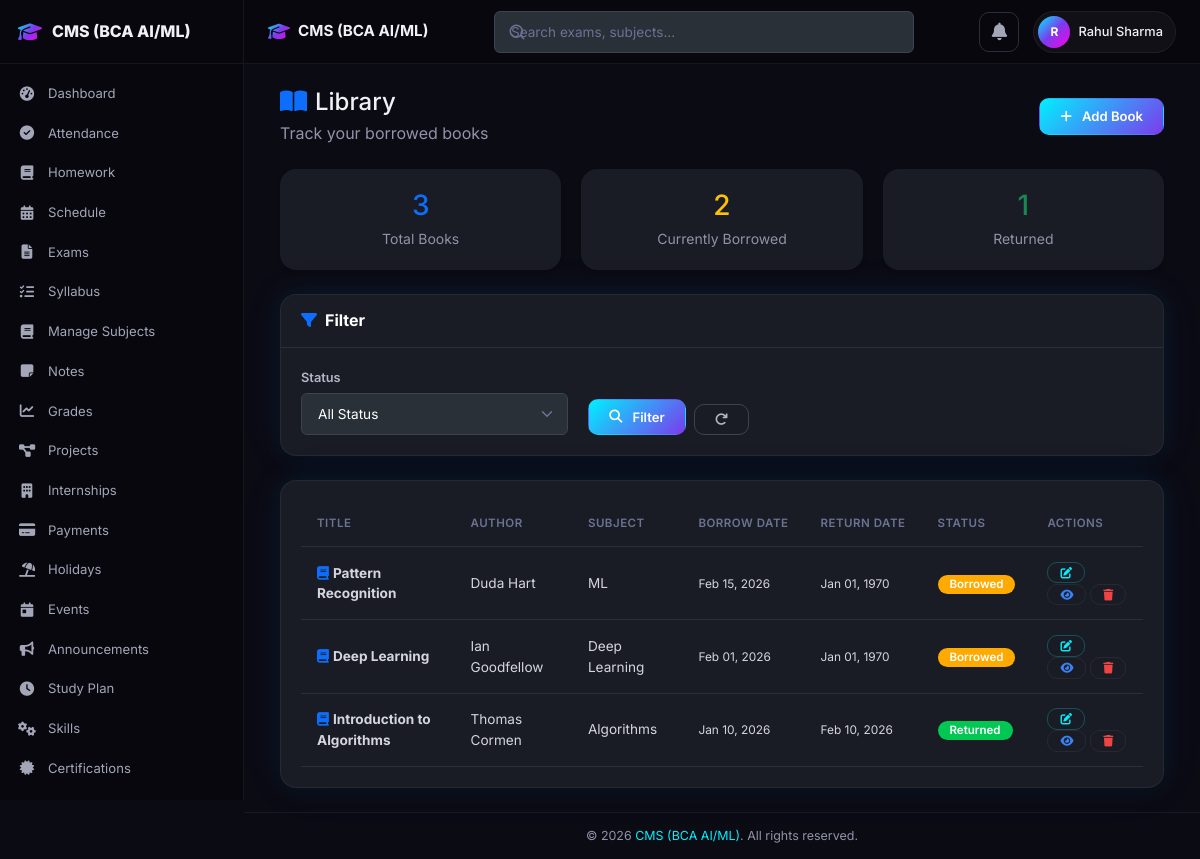
Screenshot of /library.php (signed in) with the database file from the repository.
### tables this page shows
CREATE TABLE IF NOT EXISTS books (
    id INT AUTO_INCREMENT PRIMARY KEY,
    user_id INT NOT NULL,
    title VARCHAR(200) NOT NULL,
    author VARCHAR(200) DEFAULT '',
    subject VARCHAR(100) DEFAULT '',
    borrow_date DATE NOT NULL,
    return_date DATE DEFAULT NULL,
    status ENUM('Borrowed', 'Returned') DEFAULT 'Borrowed',
    created_at TIMESTAMP DEFAULT CURRENT_TIMESTAMP,
    FOREIGN KEY (user_id) REFERENCES users(id) ON DELETE CASCADE,
    INDEX idx_books_user (user_id)
);

### includes/functions.php (called while the page is built, shortened)
<?php
function formatDate($date) {
    return date('M d, Y', strtotime($date));
}
function paginate($pdo, $table, $where, $params, $limit = 20, $pageKey = 'page') {
    $page = max(1, (int)($_GET[$pageKey] ?? 1));
    $countSql = "SELECT COUNT(*) FROM $table $where";
    $countStmt = $pdo->prepare($countSql);
    $countStmt->execute($params);
    $total = (int)$countStmt->fetchColumn();
    $totalPages = max(1, ceil($total / $limit));
    $page = min($page, $totalPages);
    $offset = ($page - 1) * $limit;
    return [
        'page' => $page,
        'limit' => $limit,
        'offset' => $offset,
        'total' => $total,
        'totalPages' => $totalPages,
        'sql' => " LIMIT $limit OFFSET $offset"
    ];
}

### library.php (the view, shortened to what this page needs)
<?php
require_once 'config/db_connection.php';
require_once 'includes/functions.php';
$userId = $_SESSION['user_id'];
$where = "WHERE user_id = ?";
$params = [$userId];
$pagi = paginate($pdo, 'books', $where, $params, 20);
$stmt = $pdo->prepare("SELECT * FROM books $where ORDER BY borrow_date DESC" . $pagi['sql']);
$stmt->execute($params);
$books = $stmt->fetchAll(PDO::FETCH_ASSOC);
$statusStmt = $pdo->prepare("SELECT status, COUNT(*) as count FROM books WHERE user_id = ? GROUP BY status");
$statusStmt->execute([$userId]);
$statusCounts = $statusStmt->fetchAll(PDO::FETCH_KEY_PAIR);
include 'includes/header.php';
include 'includes/navbar.php';
?>
<?php include 'includes/sidebar.php'; ?>
    <div class="app-content">
        <div class="container-fluid">
            <div class="d-flex justify-content-between align-items-center mb-4">
                <div>
                    <h4 class="mb-1"><i class="fas fa-book-open me-2 text-primary"></i>Library</h4>
                    <p class="text-muted mb-0">Track your borrowed books</p>
                </div>
                <a href="add_book.php" class="btn btn-primary">
                    <i class="fas fa-plus me-1"></i>Add Book
                </a>
            </div>
            <div class="row mb-4">
                <div class="col-md-4">
                    <div class="card border-0 shadow-sm">
                        <div class="card-body text-center">
                            <h3 class="text-primary mb-1"><?= count($books) ?></h3>
                            <small class="text-muted">Total Books</small>
                        </div>
                    </div>
                </div>
                <div class="col-md-4">
                    <div class="card border-0 shadow-sm">
                        <div class="card-body text-center">
                            <h3 class="text-warning mb-1"><?= $statusCounts['Borrowed'] ?? 0 ?></h3>
                            <small class="text-muted">Currently Borrowed</small>
                        </div>
                    </div>
                </div>
                <div class="col-md-4">
                    <div class="card border-0 shadow-sm">
                        <div class="card-body text-center">
                            <h3 class="text-success mb-1"><?= $statusCounts['Returned'] ?? 0 ?></h3>
                            <small class="text-muted">Returned</small>
                        </div>
                    </div>
                </div>
            </div>
            <div class="card mb-4">
                <div class="card-header bg-transparent">
                    <h6 class="card-title mb-0"><i class="fas fa-filter me-2 text-primary"></i>Filter</h6>
                </div>
                <div class="card-body">
                    <form method="GET" class="row g-3">
                        <div class="col-md-4">
                            <label class="form-label">Status</label>
                            <select name="status" class="form-select">
                                <option value="">All Status</option>
                            </select>
                        </div>
                        <div class="col-md-4 d-flex align-items-end gap-2">
                            <button type="submit" class="btn btn-primary"><i class="fas fa-search me-1"></i>Filter</button>
                            <a href="library.php" class="btn btn-outline-secondary"><i class="fas fa-redo"></i></a>
                        </div>
                    </form>
                </div>
            </div>
            <div class="card">
                <div class="card-body">
                    <?php if (!empty($books)): ?>
                        <div class="table-responsive">
                            <table class="table table-hover align-middle">
                                <thead>
                                    <tr>
                                        <th>Title</th>
                                        <th>Author</th>
                                        <th>Subject</th>
                                        <th>Borrow Date</th>
                                        <th>Return Date</th>
                                        <th>Status</th>
                                        <th>Actions</th>
                                    </tr>
                                </thead>
                                <tbody>
                                    <?php foreach ($books as $book): ?>
                                        <tr>
                                            <td>
                                                <strong><i class="fas fa-book me-1 text-primary"></i><?= htmlspecialchars($book['title']) ?></strong>
                                            </td>
                                            <td><?= htmlspecialchars($book['author']) ?></td>
                                            <td><?= htmlspecialchars($book['subject']) ?></td>
                                            <td><small><?= formatDate($book['borrow_date']) ?></small></td>
                                            <td><small><?= formatDate($book['return_date']) ?></small></td>
                                            <td>
                                                <span class="badge bg-<?= $book['status'] === 'Borrowed' ? 'warning' : 'success' ?>">
                                                    <?= htmlspecialchars($book['status']) ?>
                                                </span>
                                            </td>
                                            <td>
                                                <a href="edit_book.php?id=<?= $book['id'] ?>" class="btn btn-sm btn-outline-primary" title="Edit"><i class="fas fa-edit"></i></a>
                                                <a href="view.php?type=book&id=<?= $book['id'] ?>" class="btn btn-sm btn-outline-info" title="View"><i class="fas fa-eye"></i></a>
                                                <a href="delete.php?type=book&id=<?= $book['id'] ?>" class="btn btn-sm btn-outline-danger" title="Delete" data-confirm="this book"><i class="fas fa-trash"></i></a>
                                            </td>
                                        </tr>
                                    <?php endforeach; ?>
                                </tbody>
                            </table>
                        </div>
                    <?php endif; ?>
                </div>
            </div>
        </div>
    </div>
<?php include 'includes/footer.php'; ?>

### css/dark-fix.css (style rules this page uses)
.card, .card-panel, .detail-card, .info-card, .modal-content, .list-group-item, .card-header, .card-footer { background-color: #191c24 !important; color: #ffffff; }
.card .card-header, .card .card-footer { background-color: #191c24 !important; border-color: #2c2e3e; }
.card .card-body { background-color: transparent; color: #ffffff; }
.table { background-color: #191c24 !important; color: #d5d5e2; border-color: #2c2e3e; }
.table th { background-color: #191c24 !important; color: #6c7293 !important; border-color: #2c2e3e; font-weight: 600; }
.table td { background-color: #191c24 !important; color: #d5d5e2; border-color: #2c2e3e; }
.table thead th { background-color: #191c24 !important; color: #6c7293 !important; border-bottom-color: #2c2e3e !important; }
.form-control, .form-select, input[type="text"], input[type="email"], input[type="password"], input[type="number"], input[type="date"], input[type="time"], input[type="url"], input[type="file"], input[type="search"], input[type="tel"], textarea, select { background-color: #2a3038 !important; border: 1px solid #3d4352 !important; color: #ffffff !important; border-radius: 6px; padding: 10px 16px; font-family: 'Inter', sans-serif; font-size: 0.85rem; transition: border-color 0.2s ease, box-shadow 0.2s ease; }
.form-label { color: #b5b5c8 !important; font-weight: 600; font-size: 0.8rem; margin-bottom: 6px; }
.form-select { background-repeat: no-repeat; background-position: right 0.75rem center; background-size: 16px 12px; padding-right: 2.5rem; -webkit-appearance: none; -moz-appearance: none; appearance: none; }
select option { background-color: #2a3038 !important; color: #ffffff !important; }
select option:hover, select option:checked, select option:focus { background-color: #3d4352 !important; }
.card .card-title, .card-title { color: #ffffff !important; }
.text-muted { color: #8f94a8 !important; }
.badge { color: #ffffff !important; font-weight: 600; }
.badge.bg-success { background-color: #00c853 !important; }
.badge.bg-warning { background-color: #ffaa00 !important; }
.btn-outline-secondary { border-color: #3d4352 !important; color: #b5b5c8 !important; }

### rows the page displays
books: title "Pattern Recognition", author "Duda Hart", subject "ML", borrow_date "Feb 15, 2026", return_date "Jan 01, 1970", status "Borrowed"
books: title "Deep Learning", author "Ian Goodfellow", subject "Deep Learning", borrow_date "Feb 01, 2026", return_date "Jan 01, 1970", status "Borrowed"
books: title "Introduction to Algorithms", author "Thomas Cormen", subject "Algorithms", borrow_date "Jan 10, 2026", return_date "Feb 10, 2026", status "Returned"

### other values shown
SITE_NAME "CMS (BCA AI/ML)"
substr($_SESSION['user_name'] ?? 'U', 0, 1) "R"
$_SESSION['user_name'] "Rahul Sharma"
count($books) "3"
$statusCounts['Borrowed'] "2"
$statusCounts['Returned'] "1"
